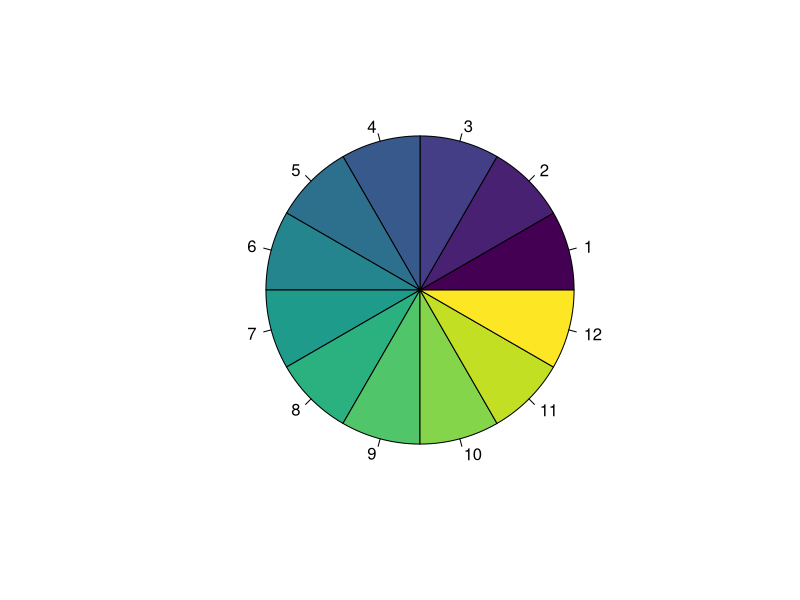

Reproduce this figure in R. (Note: this script raises an error after producing the figure.)
## Presentation figures ------
pal <- viridis::viridis(12)
pie(rep(1,12), col = pal)
#pal_b <- c(pal[12], pal[11], pal[10], pal[8], pal[6])
pal_b <- c(pal[12], pal[10], pal[8], pal[7], pal[5])

# slope plot latitude
slope_l_b <- int_effect_plot(int_effect_sum_l, theme = "black", pal_b) +
  facet_wrap(~dummy)

# scatter plot latitude
scatter_l_b <- scatter_fun(lat_predict, 
                           meta_df, 
                           abs_lat, (pal_b), theme = "black") + 
  labs(x = "Absolute latitude") +
  ylim(-1.4, 3.9) +
  xlim(5.8, 74.3)
#  theme(axis.title.y = element_text(vjust = -15))

# slope plot nutrients
slope_n_b <- int_effect_plot(int_effect_sum, theme = "black", pal_b) +
  theme(axis.text.y=element_blank(),
        axis.title.y=element_blank()) +
  facet_wrap(~dummy)

# scatter plot nutrients
scatter_n_b <- scatter_fun(nut_predict, meta_df %>% filter(bn_proxy == "measure"),
                           background_nut_umolL, (pal_b), theme = "black") + 
  labs(x = expression("Background N"~(mu*M))) +
  theme(axis.text.y=element_blank(),
        axis.title.y=element_blank())+
  ylim(-1.4, 3.9) +
  xlim(0.03, 17.65)

# slope plot sst
slope_sst_b <- int_effect_plot(int_effect_sum_sst, theme = "black", pal_b) +
  theme(axis.text.y=element_blank(),
        axis.title.y=element_blank()) +
  facet_wrap(~dummy)

# scatter plot sst
scatter_sst_b <- scatter_fun(sst_predict, meta_df, sst, (pal_b), theme = "black") + 
  labs(x = expression("Annual SST " ( degree*C))) +
  theme(axis.text.y=element_blank(),
        axis.title.y=element_blank())+
  theme(legend.position = "right") +
  ylim(-1.4, 3.9) +
  xlim(-0.8, 28.8)

### Fig.3 plot black background
(slope_l_b + slope_n_b + slope_sst_b +
    plot_layout(ncol = 3)) / 
  (scatter_l_b + scatter_n_b + scatter_sst_b +
     plot_layout(ncol = 3)) +
  plot_annotation(theme = theme(
    plot.background = element_rect(fill = "black", colour = "black"),
    panel.background = element_rect(fill = "black", colour = "black")))
# ggsave("Figures/Pres_figs/Fig3_black.png", device = "png", height = 9, width = 14, dpi = 400)

# just scatter panels
scatter_l_b + scatter_n_b + scatter_sst_b +
  plot_annotation(theme = theme(
    plot.background = element_rect(fill = "black", colour = "black"),
    panel.background = element_rect(fill = "black", colour = "black")))
# ggsave("Figures/Pres_figs/Fig3def_black.png", device = "png", height = 9, width = 16, dpi = 400)

# just slope panels
slope_l_b + slope_n_b + slope_sst_b +
  plot_annotation(theme = theme(
    plot.background = element_rect(fill = "black", colour = "black"),
    panel.background = element_rect(fill = "black", colour = "black")))
# ggsave("Figures/Pres_figs/Fig3abc_black.png", device = "png", height = 7.5, width = 16, dpi = 400)


### JUST ALGAE -------
meta_df_a <- meta_df %>% filter(pp == "Algae")

# coeff plot
pal_ba <- c("#FDE725FF", "black", "black","black","black")

slope_l_b_a <- int_effect_plot(int_effect_sum_l, 
                               theme = "black", pal_ba) +
  facet_wrap(~dummy)

# bn slope
slope_n_b_a <- int_effect_plot(int_effect_sum, theme = "black", pal_ba) +
  theme(axis.text.y=element_blank(),
        axis.title.y=element_blank()) +
  facet_wrap(~dummy)

# slope sst
slope_sst_b_a <- int_effect_plot(int_effect_sum_sst, theme = "black", pal_ba) +
  theme(axis.text.y=element_blank(),
        axis.title.y=element_blank()) +
  facet_wrap(~dummy)

# sst with algae and seagrass
pal_bas <- c("#FDE725FF", "black", "black","black", "#2D708EFF")
slope_sst_b_as <- int_effect_plot(int_effect_sum_sst, theme = "black", pal_bas) +
  theme(axis.text.y=element_blank(),
        axis.title.y=element_blank()) +
  facet_wrap(~dummy)

# just algae
slope_l_b_a + slope_n_b_a + slope_sst_b_a +
  plot_annotation(theme = theme(
    plot.background = element_rect(fill = "black", colour = "black"),
    panel.background = element_rect(fill = "black", colour = "black")))
# ggsave("Figures/Pres_figs/Fig3abc_black_a.png", device = "png", height = 7.5, width = 16, dpi = 400)

# all + algae + algae
slope_l_b + slope_n_b_a + slope_sst_b_a +
  plot_annotation(theme = theme(
    plot.background = element_rect(fill = "black", colour = "black"),
    panel.background = element_rect(fill = "black", colour = "black")))
# ggsave("Figures/Pres_figs/Fig3abc_black_a2.png", device = "png", height = 7.5, width = 16, dpi = 400)

# all + all + algae
slope_l_b + slope_n_b + slope_sst_b_a +
  plot_annotation(theme = theme(
    plot.background = element_rect(fill = "black", colour = "black"),
    panel.background = element_rect(fill = "black", colour = "black")))
# ggsave("Figures/Pres_figs/Fig3abc_black_a3.png", device = "png", height = 7.5, width = 16, dpi = 400)

# all + all + algae/seagrass
slope_l_b + slope_n_b + slope_sst_b_as +
  plot_annotation(theme = theme(
    plot.background = element_rect(fill = "black", colour = "black"),
    panel.background = element_rect(fill = "black", colour = "black")))
# ggsave("Figures/Pres_figs/Fig3abc_black_as.png", device = "png", height = 7.5, width = 16, dpi = 400)

# Scatter plots! 
# scatter plot latitude
scatter_l_b_a <- scatter_fun(lat_predict %>% filter(pp == "Algae"), 
                             meta_df_a,
                             abs_lat, pal_b, theme = "black") + 
  labs(x = "Absolute latitude") +
  ylim(-1.4, 3.9) +
  xlim(5.8, 74.3)

# scatter plot nutrients
scatter_n_b_a <- scatter_fun(nut_predict %>% filter(pp == "Algae"), 
                             meta_df_a %>% filter(bn_proxy == "measure"),
                             background_nut_umolL, pal_b, theme = "black") + 
  labs(x = expression("Background N"~(mu*M))) +
  theme(axis.text.y=element_blank(),
        axis.title.y=element_blank())+
  ylim(-1.4, 3.9) +
  xlim(0.03, 17.65)

# scatter plot sst
scatter_sst_b_a <- scatter_fun(sst_predict %>% filter(pp == "Algae"), 
                               meta_df_a, 
                               sst, pal_b, theme = "black") + 
  labs(x = expression("Annual SST " ( degree*C))) +
  theme(axis.text.y=element_blank(),
        axis.title.y=element_blank())+
  theme(legend.position = "right") +
  ylim(-1.4, 3.9) +
  xlim(-0.8, 28.8)

# just scatter panels
scatter_l_b_a + scatter_n_b_a + scatter_sst_b_a+
  plot_annotation(theme = theme(
    plot.background = element_rect(fill = "black", colour = "black"),
    panel.background = element_rect(fill = "black", colour = "black")))

# ggsave("Figures/Pres_figs/Fig3def_black_algae.png", device = "png", height = 9, width = 16, dpi = 400)

### Algae and seagrass -------
meta_df_as <- meta_df %>% filter(pp == "Algae" | pp == "Seagrass")

# scatter plot latitude
scatter_l_b_as <- scatter_fun(lat_predict %>% 
                                filter(pp == "Algae" | pp == "Seagrass"), 
                              meta_df_as, 
                              abs_lat, pal_b, theme = "black") + 
  labs(x = "Absolute latitude")  +
  ylim(-1.4, 3.9) +
  xlim(5.8, 74.3)

# scatter plot nutrients
scatter_n_b_as <- scatter_fun(nut_predict %>% filter(pp == "Algae" | pp == "Seagrass"), 
                              meta_df_as %>% filter(bn_proxy == "measure"),
                              background_nut_umolL, pal_b, theme = "black") + 
  labs(x = expression("Background N"~(mu*M))) +
  theme(axis.text.y=element_blank(),
        axis.title.y=element_blank()) +
  ylim(-1.4, 3.9) +
  xlim(0.03, 17.65)

# scatter plot sst
scatter_sst_b_as <- scatter_fun(sst_predict %>% filter(pp == "Algae" | pp == "Seagrass"), 
                                meta_df_as, 
                                sst, pal_b, theme = "black") + 
  labs(x = expression("Annual SST " ( degree*C))) +
  theme(axis.text.y=element_blank(),
        axis.title.y=element_blank())+
  theme(legend.position = "right")  +
  ylim(-1.4, 3.9) +
  xlim(-0.8, 28.8)

# just scatter panels
scatter_l_b_as + scatter_n_b_as + scatter_sst_b_as +
  plot_annotation(theme = theme(
    plot.background = element_rect(fill = "black", colour = "black"),
    panel.background = element_rect(fill = "black", colour = "black")))

# ggsave("Figures/Pres_figs/Fig3def_black_as.png", device = "png", height = 9, width = 16, dpi = 400)


### Algae and seagrass and phyto -------
meta_df_as <- meta_df %>% filter(pp == "Algae" | pp == "Seagrass" | pp == "Phytoplankton")

# scatter plot latitude
scatter_l_b_asp <- scatter_fun(lat_predict %>% 
                                 filter(pp == "Algae" | pp == "Seagrass" | pp == "Phytoplankton"), 
                               meta_df_as, 
                               abs_lat, pal_b, theme = "black") + 
  labs(x = "Absolute latitude") +
  ylim(-1.4, 3.9)+
  xlim(5.8, 74.3)

# scatter plot nutrients
scatter_n_b_asp <- scatter_fun(nut_predict %>% 
                                 filter(pp == "Algae" | pp == "Seagrass" | pp == "Phytoplankton"), 
                               meta_df_as %>% filter(bn_proxy == "measure"),
                               background_nut_umolL, pal_b, theme = "black") + 
  labs(x = expression("Background N"~(mu*M))) +
  theme(axis.text.y=element_blank(),
        axis.title.y=element_blank()) +
  ylim(-1.4, 3.9) +
  xlim(0.03, 17.65)

# scatter plot sst
scatter_sst_b_asp <- scatter_fun(sst_predict %>% 
                                   filter(pp == "Algae" | pp == "Seagrass" | pp == "Phytoplankton"), 
                                 meta_df_as, 
                                 sst, pal_b, theme = "black") + 
  labs(x = expression("Annual SST " ( degree*C))) +
  theme(axis.text.y=element_blank(),
        axis.title.y=element_blank())+
  theme(legend.position = "right")  +
  ylim(-1.4, 3.9) +
  xlim(-0.8, 28.8)

# just scatter panels
scatter_l_b_asp + scatter_n_b_asp + scatter_sst_b_asp +
  plot_annotation(theme = theme(
    plot.background = element_rect(fill = "black", colour = "black"),
    panel.background = element_rect(fill = "black", colour = "black")))

# ggsave("Figures/Pres_figs/Fig3def_black_asp.png", device = "png", height = 9, width = 16, dpi = 400)
